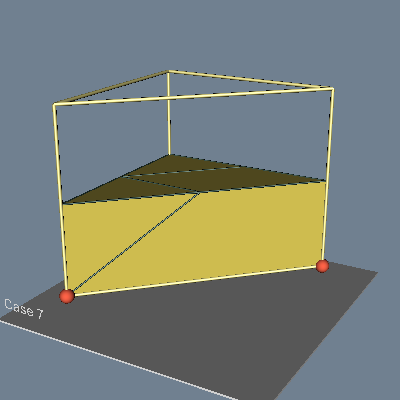

Recreate this plot in Python.
#!/usr/bin/env python

# Clip a wedge cell and visualize the result with edges, vertices,
# and a label using vtkClipDataSet.

# Factory overrides
import vtkmodules.vtkInteractionStyle  # noqa: F401
import vtkmodules.vtkRenderingOpenGL2  # noqa: F401

from vtkmodules.vtkCommonColor import vtkNamedColors
from vtkmodules.vtkCommonCore import (
    vtkFloatArray,
    vtkIdList,
    vtkPoints,
)
from vtkmodules.vtkCommonDataModel import vtkUnstructuredGrid
from vtkmodules.vtkCommonTransforms import vtkTransform
from vtkmodules.vtkFiltersCore import (
    vtkExtractEdges,
    vtkGlyph3D,
    vtkThresholdPoints,
    vtkTubeFilter,
)
from vtkmodules.vtkFiltersGeneral import (
    vtkClipDataSet,
    vtkShrinkFilter,
    vtkTransformPolyDataFilter,
)
from vtkmodules.vtkFiltersSources import (
    vtkCubeSource,
    vtkSphereSource,
)
from vtkmodules.vtkRenderingCore import (
    vtkActor,
    vtkDataSetMapper,
    vtkPolyDataMapper,
    vtkRenderWindow,
    vtkRenderWindowInteractor,
    vtkRenderer,
)
from vtkmodules.vtkRenderingFreeType import vtkVectorText

colors = vtkNamedColors()
rgb = [0.0, 0.0, 0.0]

# Define a single wedge
scalars = vtkFloatArray()
scalars.InsertNextValue(1.0)
scalars.InsertNextValue(0.0)
scalars.InsertNextValue(0.0)
scalars.InsertNextValue(0.0)
scalars.InsertNextValue(0.0)
scalars.InsertNextValue(0.0)

points = vtkPoints()
points.InsertNextPoint(0, 0, 0)
points.InsertNextPoint(1, 0, 0)
points.InsertNextPoint(0, 0, 1)
points.InsertNextPoint(0, 1, 0)
points.InsertNextPoint(1, 1, 0)
points.InsertNextPoint(0, 1, 1)

ids = vtkIdList()
for i in range(6):
    ids.InsertNextId(i)

grid = vtkUnstructuredGrid()
grid.Allocate(10, 10)
grid.InsertNextCell(13, ids)
grid.SetPoints(points)
grid.GetPointData().SetScalars(scalars)

# Clip the wedge
clipper = vtkClipDataSet()
clipper.SetInputData(grid)
clipper.SetValue(0.5)

# Tube edges for clipped output
wedge_edges = vtkExtractEdges()
wedge_edges.SetInputConnection(clipper.GetOutputPort())

wedge_edge_tubes = vtkTubeFilter()
wedge_edge_tubes.SetInputConnection(wedge_edges.GetOutputPort())
wedge_edge_tubes.SetRadius(0.005)
wedge_edge_tubes.SetNumberOfSides(6)

wedge_edge_mapper = vtkPolyDataMapper()
wedge_edge_mapper.SetInputConnection(wedge_edge_tubes.GetOutputPort())
wedge_edge_mapper.ScalarVisibilityOff()

wedge_edge_actor = vtkActor()
wedge_edge_actor.SetMapper(wedge_edge_mapper)
colors.GetColorRGB("lamp_black", rgb)
wedge_edge_actor.GetProperty().SetDiffuseColor(rgb)
wedge_edge_actor.GetProperty().SetSpecular(0.4)
wedge_edge_actor.GetProperty().SetSpecularPower(10)

# Shrink the clipped cells
shrinker = vtkShrinkFilter()
shrinker.SetShrinkFactor(1)
shrinker.SetInputConnection(clipper.GetOutputPort())

shrink_mapper = vtkDataSetMapper()
shrink_mapper.ScalarVisibilityOff()
shrink_mapper.SetInputConnection(shrinker.GetOutputPort())

wedges_actor = vtkActor()
wedges_actor.SetMapper(shrink_mapper)
colors.GetColorRGB("banana", rgb)
wedges_actor.GetProperty().SetDiffuseColor(rgb)

# Wedge wireframe model
model_edges = vtkExtractEdges()
model_edges.SetInputData(grid)

model_tubes = vtkTubeFilter()
model_tubes.SetInputConnection(model_edges.GetOutputPort())
model_tubes.SetRadius(0.01)
model_tubes.SetNumberOfSides(6)

model_tube_mapper = vtkPolyDataMapper()
model_tube_mapper.SetInputConnection(model_tubes.GetOutputPort())
model_tube_mapper.ScalarVisibilityOff()

cube_edges_actor = vtkActor()
cube_edges_actor.SetMapper(model_tube_mapper)
colors.GetColorRGB("khaki", rgb)
cube_edges_actor.GetProperty().SetDiffuseColor(rgb)
cube_edges_actor.GetProperty().SetSpecular(0.4)
cube_edges_actor.GetProperty().SetSpecularPower(10)

# Vertex glyphs
sphere = vtkSphereSource()
sphere.SetRadius(0.04)
sphere.SetPhiResolution(20)
sphere.SetThetaResolution(20)

threshold_in = vtkThresholdPoints()
threshold_in.SetInputData(grid)
threshold_in.SetUpperThreshold(0.5)
threshold_in.SetThresholdFunction(vtkThresholdPoints.THRESHOLD_UPPER)

vertex_glyphs = vtkGlyph3D()
vertex_glyphs.SetInputConnection(threshold_in.GetOutputPort())
vertex_glyphs.SetSourceConnection(sphere.GetOutputPort())

sphere_mapper = vtkPolyDataMapper()
sphere_mapper.SetInputConnection(vertex_glyphs.GetOutputPort())
sphere_mapper.ScalarVisibilityOff()

cube_vertices_actor = vtkActor()
cube_vertices_actor.SetMapper(sphere_mapper)
colors.GetColorRGB("tomato", rgb)
cube_vertices_actor.GetProperty().SetDiffuseColor(rgb)

# Label
case_label = vtkVectorText()
case_label.SetText("Case 1")

label_transform = vtkTransform()
label_transform.Identity()
label_transform.Translate(-0.2, 0, 1.25)
label_transform.Scale(0.05, 0.05, 0.05)

label_tpd = vtkTransformPolyDataFilter()
label_tpd.SetTransform(label_transform)
label_tpd.SetInputConnection(case_label.GetOutputPort())

label_mapper = vtkPolyDataMapper()
label_mapper.SetInputConnection(label_tpd.GetOutputPort())

label_actor = vtkActor()
label_actor.SetMapper(label_mapper)

# Base platform
base_model = vtkCubeSource()
base_model.SetXLength(1.5)
base_model.SetYLength(0.01)
base_model.SetZLength(1.5)

base_mapper = vtkPolyDataMapper()
base_mapper.SetInputConnection(base_model.GetOutputPort())

base_actor = vtkActor()
base_actor.SetMapper(base_mapper)
base_actor.SetPosition(0.5, -0.09, 0.5)

# Renderer
colors.GetColorRGB("slate_grey", rgb)
renderer = vtkRenderer()
renderer.AddActor(wedge_edge_actor)
renderer.AddActor(base_actor)
renderer.AddActor(label_actor)
renderer.AddActor(cube_edges_actor)
renderer.AddActor(cube_vertices_actor)
renderer.AddActor(wedges_actor)
renderer.SetBackground(rgb)

# Update scalars for case 7
mask = [1, 2, 4, 8, 16, 32]
for i in range(6):
    m = mask[i]
    if m & 7 == 0:
        scalars.SetValue(i, 0)
    else:
        scalars.SetValue(i, 1)
case_label.SetText("Case 7")
grid.Modified()

# Window
render_window = vtkRenderWindow()
render_window.AddRenderer(renderer)
render_window.SetSize(400, 400)
render_window.SetWindowName("clip wedge")

# Interactor
interactor = vtkRenderWindowInteractor()
interactor.SetRenderWindow(render_window)

# Scene
renderer.ResetCamera()
renderer.GetActiveCamera().Dolly(1.2)
renderer.GetActiveCamera().Azimuth(30)
renderer.GetActiveCamera().Elevation(20)
renderer.ResetCameraClippingRange()

interactor.Initialize()
interactor.Start()
